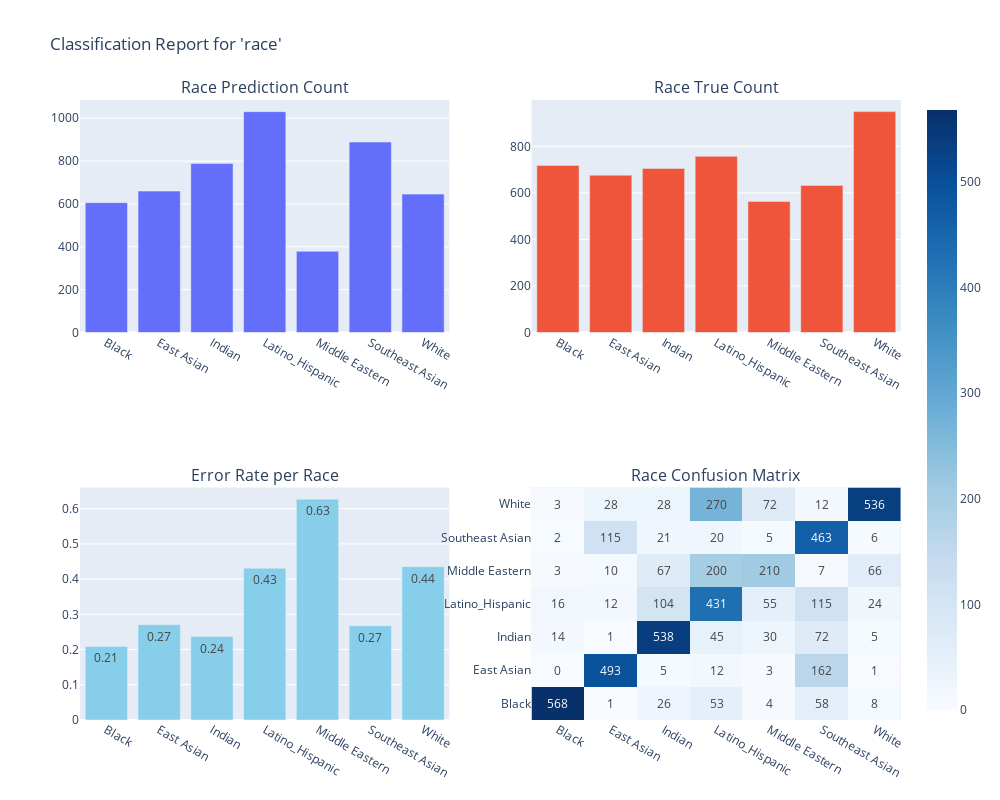

Notebook code cell kept with this figure:
### Markdown cell above
#### C2

### Code cell
df_r_portrait_individual = import_data('./scv_1/r_portrait_individual.csv')
run_stats(df_r_portrait_individual, 'race')

### Figure 1 — Plotly figure (JSON) as saved in the notebook; plotly's stock layout.template omitted (floating-point values rounded to 4 significant figures)
{"data": [{"name": "Predicted", "type": "bar", "x": ["Black", "East Asian", "Indian", "Latino_Hispanic", "Middle Eastern", "Southeast Asian", "White"], "xaxis": "x", "y": [606, 660, 789, 1031, 379, 889, 646], "yaxis": "y"}, {"name": "True", "type": "bar", "x": ["Black", "East Asian", "Indian", "Latino_Hispanic", "Middle Eastern", "Southeast Asian", "White"], "xaxis": "x2", "y": [718, 676, 705, 757, 563, 632, 949], "yaxis": "y2"}, {"marker": {"color": "skyblue"}, "name": "Error Rate", "text": [0.21, 0.27, 0.24, 0.43, 0.63, 0.27, 0.44], "textposition": "auto", "type": "bar", "x": ["Black", "East Asian", "Indian", "Latino_Hispanic", "Middle Eastern", "Southeast Asian", "White"], "xaxis": "x3", "y": [0.2089, 0.2707, 0.2369, 0.4306, 0.627, 0.2674, 0.4352], "yaxis": "y3"}, {"colorscale": [[0, "rgb(247,251,255)"], [0.125, "rgb(222,235,247)"], [0.25, "rgb(198,219,239)"], [0.375, "rgb(158,202,225)"], [0.5, "rgb(107,174,214)"], [0.625, "rgb(66,146,198)"], [0.75, "rgb(33,113,181)"], [0.875, "rgb(8,81,156)"], [1, "rgb(8,48,107)"]], "hoverinfo": "z", "text": [["568", "1", "26", "53", "4", "58", "8"], ["0", "493", "5", "12", "3", "162", "1"], ["14", "1", "538", "45", "30", "72", "5"], ["16", "12", "104", "431", "55", "115", "24"], ["3", "10", "67", "200", "210", "7", "66"], ["2", "115", "21", "20", "5", "463", "6"], ["3", "28", "28", "270", "72", "12", "536"]], "texttemplate": "%{text}", "type": "heatmap", "x": ["Black", "East Asian", "Indian", "Latino_Hispanic", "Middle Eastern", "Southeast Asian", "White"], "xaxis": "x4", "y": ["Black", "East Asian", "Indian", "Latino_Hispanic", "Middle Eastern", "Southeast Asian", "White"], "yaxis": "y4", "z": [[568, 1, 26, 53, 4, 58, 8], [0, 493, 5, 12, 3, 162, 1], [14, 1, 538, 45, 30, 72, 5], [16, 12, 104, 431, 55, 115, 24], [3, 10, 67, 200, 210, 7, 66], [2, 115, 21, 20, 5, 463, 6], [3, 28, 28, 270, 72, 12, 536]]}], "layout": {"annotations": [{"font": {"size": 16}, "showarrow": false, "text": "Race Prediction Count", "x": 0.225, "xanchor": "center", "xref": "paper", "y": 1, "yanchor": "bottom", "yref": "paper"}, {"font": {"size": 16}, "showarrow": false, "text": "Race True Count", "x": 0.775, "xanchor": "center", "xref": "paper", "y": 1, "yanchor": "bottom", "yref": "paper"}, {"font": {"size": 16}, "showarrow": false, "text": "Error Rate per Race", "x": 0.225, "xanchor": "center", "xref": "paper", "y": 0.375, "yanchor": "bottom", "yref": "paper"}, {"font": {"size": 16}, "showarrow": false, "text": "Race Confusion Matrix", "x": 0.775, "xanchor": "center", "xref": "paper", "y": 0.375, "yanchor": "bottom", "yref": "paper"}], "height": 800, "showlegend": false, "title": {"text": "Classification Report for 'race'"}, "width": 1000, "xaxis": {"anchor": "y", "domain": [0, 0.45]}, "xaxis2": {"anchor": "y2", "domain": [0.55, 1]}, "xaxis3": {"anchor": "y3", "domain": [0, 0.45]}, "xaxis4": {"anchor": "y4", "domain": [0.55, 1]}, "yaxis": {"anchor": "x", "domain": [0.625, 1]}, "yaxis2": {"anchor": "x2", "domain": [0.625, 1]}, "yaxis3": {"anchor": "x3", "domain": [0, 0.375]}, "yaxis4": {"anchor": "x4", "domain": [0, 0.375]}}}
